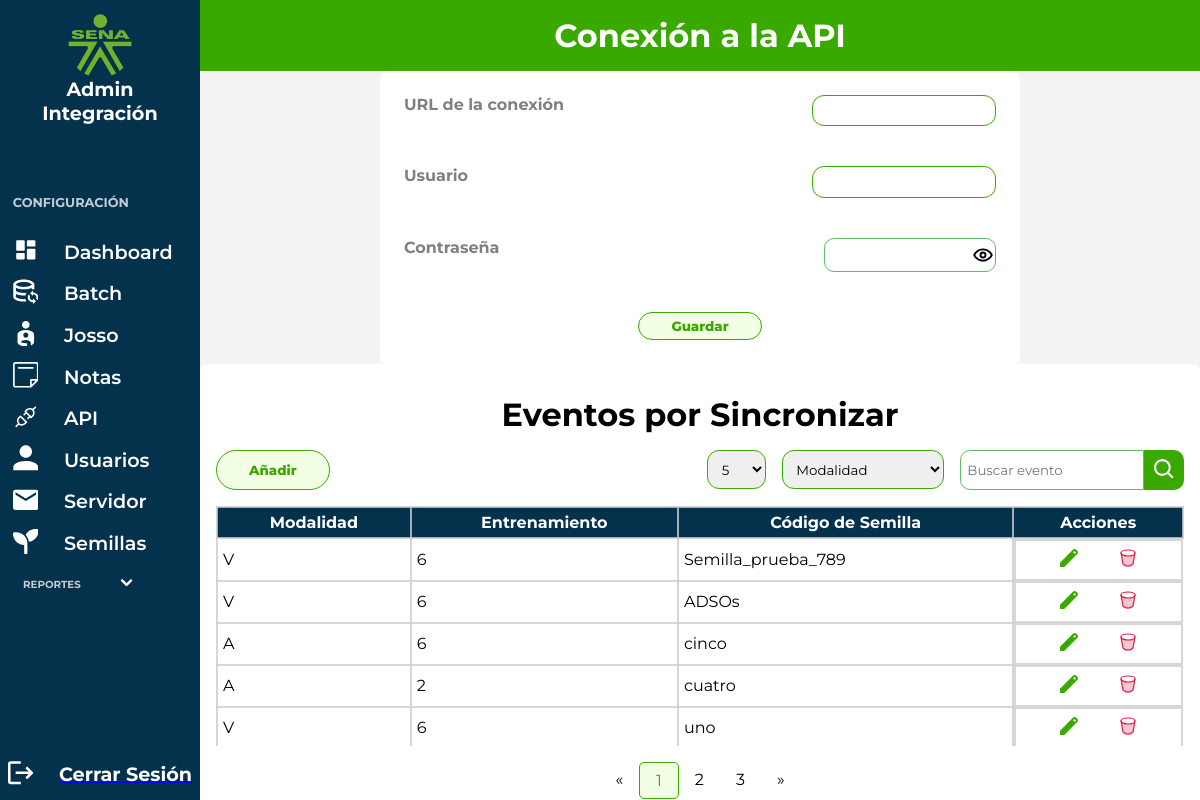
Before: /views/api_connection.php (signed in) with the older database file.
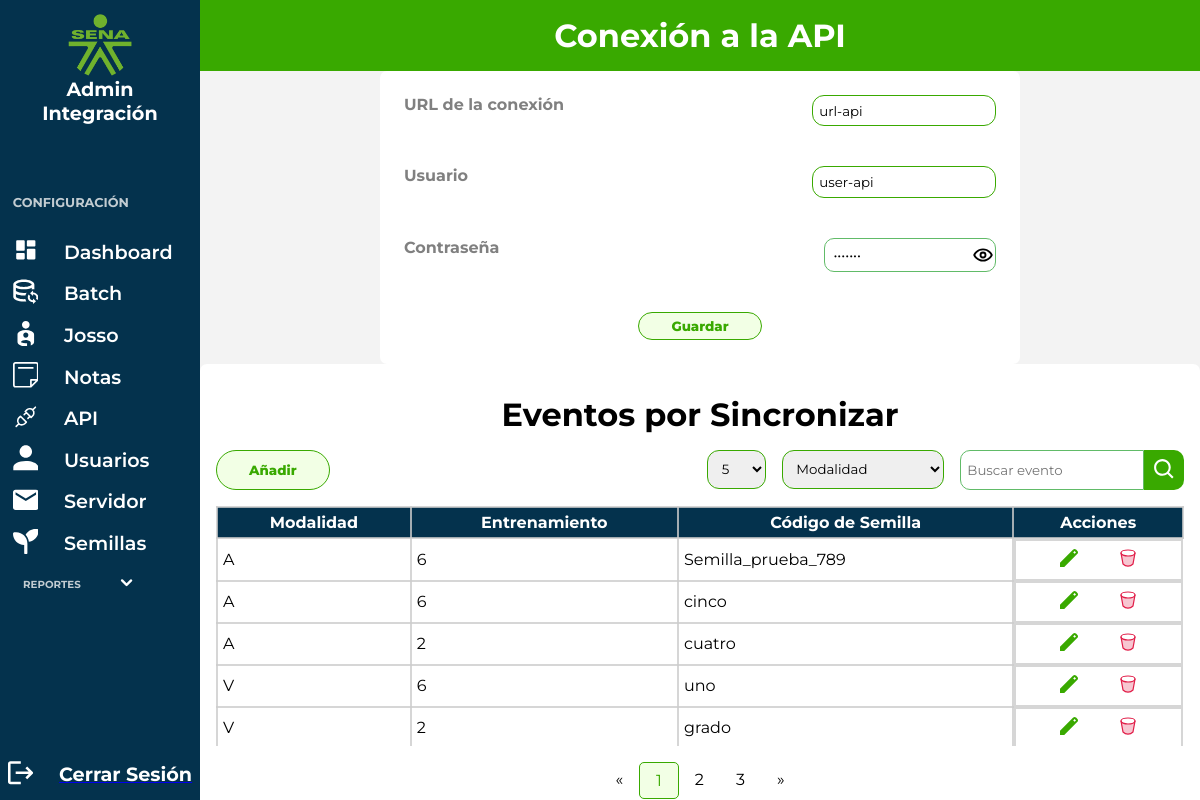
After: the same page with the newer database file.
### tables this page shows
CREATE TABLE IF NOT EXISTS `events_without_sync` (
  `id` int NOT NULL AUTO_INCREMENT,
  `modality` enum('V','A','P') NOT NULL,
  `training` enum('2','6') NOT NULL,
  `seed_code` varchar(50) NOT NULL,
  `date_created` timestamp NOT NULL DEFAULT CURRENT_TIMESTAMP,
  `status_event` tinyint NOT NULL DEFAULT '1',
  `events` text NOT NULL,
  `user_id` bigint NOT NULL,
  PRIMARY KEY (`id`),
  KEY `user_id` (`user_id`)
);

CREATE TABLE IF NOT EXISTS `api_connection` (
  `id_api_connection` int NOT NULL,
  `user` varchar(50) NOT NULL,
  `password` varchar(50) NOT NULL,
  `api_connection_url` varchar(60) NOT NULL,
  PRIMARY KEY (`id_api_connection`)
);

### app/controllers/batch/show_events.php (called while the page is built, shortened)
<?php
$records_per_page = 5;
$current_page = isset($_GET['page']) && is_numeric($_GET['page']) ? $_GET['page'] : 1;
$sql_total_events = "SELECT COUNT(*) AS total FROM events_without_sync WHERE status_event = 1";
$stmt_total_events = $pdo->query($sql_total_events);
$total_events = $stmt_total_events->fetchColumn();
$total_pages = ceil($total_events / $records_per_page);
$offset = ($current_page - 1) * $records_per_page;
$sql_select_events = "SELECT modality, training, seed_code
                      FROM events_without_sync
                      WHERE status_event = 1
                      ORDER BY date_created DESC
                      LIMIT :offset, :records_per_page";
$stmt_select_events = $pdo->prepare($sql_select_events);
$stmt_select_events->bindParam(':offset', $offset, PDO::PARAM_INT);
$stmt_select_events->bindParam(':records_per_page', $records_per_page, PDO::PARAM_INT);
$stmt_select_events->execute();
$events = $stmt_select_events->fetchAll(PDO::FETCH_ASSOC);
?>

### app/controllers/api_connection/show_api_connection.php (called while the page is built, shortened)
<?php
    require_once '../app/config.php';
    $sql = "SELECT * FROM api_connection";
    $stmt = $pdo->query($sql);
    $stmt->execute();
    $resultado = $stmt->fetch(PDO::FETCH_ASSOC);
    if($resultado){
        $api_connection_url = $resultado['api_connection_url'];
        $user = $resultado['user'];
        $password = $resultado['password'];
    }

### views/api_connection/api_connection.php (the view, shortened to what the changed rows need)
<?php
require_once '../app/controllers/api_connection/create_api_connection.php';
require_once '../app/controllers/api_connection/show_api_connection.php';
require_once '../app/controllers/batch/show_events.php';
?>
    <div class="container__form">
        <form class="content__form" method="post" action="../app/controllers/api_connection/create_api_connection.php">
            <div class="form__inputs">
                <h3>URL de la conexión</h3>
                <input type="text" id="servidor" name="api_connection_url" class="form__input" value="<?php echo isset($api_connection_url) ? $api_connection_url : ''  ?>" placeholder="" required <?php echo $_SESSION['role'] == 'reader' ? 'disabled' : '' ?>>
            </div>
            <div class="form__inputs">
                <h3>Usuario</h3>
                <input type="text" id="usuario" name="user" class="form__input" value="<?php echo isset($user) ? $user : ''  ?>" placeholder="" required <?php echo $_SESSION['role'] == 'reader' ? 'disabled' : '' ?>>
            </div>
            <div class="form__inputs">
                <div class="password-input">
                    <input type="password" id="password" name="password" class="form__input" value="<?php echo isset($password) ? $password : ''  ?>" placeholder="" required <?php echo $_SESSION['role'] == 'reader' ? 'disabled' : '' ?>>
                    <?php
                        if($_SESSION['role'] == 'admin'){
                            echo "
                            <img class='icon_handle' id='icon-toggle' src='../img/RiEyeLine.svg' onclick=\"handleEyeGeneral('../img/','password')\" alt='Toggle Password Visibility'>
                            ";
                        }
                    ?>
                </div>
            </div>
        </form>
    </div>
    <div class="container__events">
        <div class="event__sync">
            <h1>Eventos por Sincronizar</h1>
            <div class="list__events">
                <table class="table__list">
                    <thead>
                        <tr>
                            <th>Modalidad</th>
                            <th>Entrenamiento</th>
                            <th>Código de Semilla</th>
                            <?php
                            if ($_SESSION['role'] == 'admin') {
                                echo "
                                        <th>Acciones</th>
                                    ";
                            }
                            ?>
                        </tr>
                    </thead>
                    <tbody>
                        <?php foreach ($events as $event) : ?>
                            <tr>
                                <td><?php echo $event['modality']; ?></td>
                                <td><?php echo $event['training']; ?></td>
                                <td><?php echo $event['seed_code']; ?></td>
                                <?php
                                if ($_SESSION['role'] == 'admin') {
                                    echo "
                                        <td class='edit__icon'>
                                            <a onclick=\"handleEditEvent('" . $event['seed_code'] . "','" . $event['modality'] . "', '" . $event['training'] . "')\">
                                                <svg xmlns='http://www.w3.org/2000/svg' width='24' height='24' viewBox='0 0 24 24'>
                                                    <path fill='#39a900' d='M3 21v-4.25L16.2 3.575q.3-.275.663-.425t.762-.15q.4 0 .775.15t.65.45L20.425 5q.3.275.438.65T21 6.4q0 .4-.137.763t-.438.662L7.25 21zM17.6 7.8L19 6.4L17.6 5l-1.4 1.4z' />
                                                </svg>
                                            </a>
                                            <a onclick=\"handleDeleteEvent('" . $event['seed_code'] . "')\">
                                                <svg xmlns='http://www.w3.org/2000/svg' width='24' height='24' viewBox='0 0 24 24'>
                                                    <g fill='none'>
                                                        <path fill='#e11d48' fill-opacity='.25' d='m17.004 17.98l1.711-9.415c.117-.642.176-.963.013-1.049c-.162-.085-.394.145-.857.604l-.886.88L12 10L6.996 9l-.863-.865c-.465-.465-.697-.698-.86-.612c-.162.085-.104.408.014 1.054l1.71 9.402a.068.068 0 0 0 .018.036a7.05 7.05 0 0 0 9.97 0a.068.068 0 0 0 .019-.036' />
                                                        <ellipse cx='12' cy='7' stroke='#e11d48' stroke-linecap='round' stroke-width='1.2' rx='7' ry='3' />
                                                        <path stroke='#e11d48' stroke-linecap='round' stroke-width='1.2' d='m5 7l1.996 10.98a.068.068 0 0 0 .019.035v0a7.05 7.05 0 0 0 9.97 0v0a.068.068 0 0 0 .019-.036L19 7' />
                                                    </g>
                                                </svg>
                                            </a>
                                        </td>
                                        ";
                                }
                                ?>
                            </tr>
                        <?php endforeach; ?>
                    </tbody>
                </table>
            </div>
        </div>
        <div class="pagination">
            <?php if ($total_pages > 1) : ?>
                <a href="?page=1&amount=<?php echo $records_per_page; ?>">&laquo;</a>
                <?php for ($i = 1; $i <= $total_pages; $i++) : ?>
                    <a href="?page=<?php echo $i; ?>&amount=<?php echo $records_per_page; ?>" <?php if ($i == $current_page) echo 'class="active"'; ?>><?php echo $i; ?></a>
                <?php endfor; ?>
                <a href="?page=<?php echo $total_pages; ?>&amount=<?php echo $records_per_page; ?>">&raquo;</a>
            <?php endif; ?>
        </div>
    </div>

Changed rows visible on the page:
no longer on this page (row edited): events_without_sync: modality "V", training "6", seed_code "Semilla_prueba_789"
no longer on this page (row edited): events_without_sync: modality "V", training "6", seed_code "ADSOs"
added api_connection: api_connection_url "url-api", user "user-api"
added events_without_sync: modality "A", training "6", seed_code "Semilla_prueba_789"
now on this page (row unchanged): events_without_sync: modality "V", training "2", seed_code "grado"
